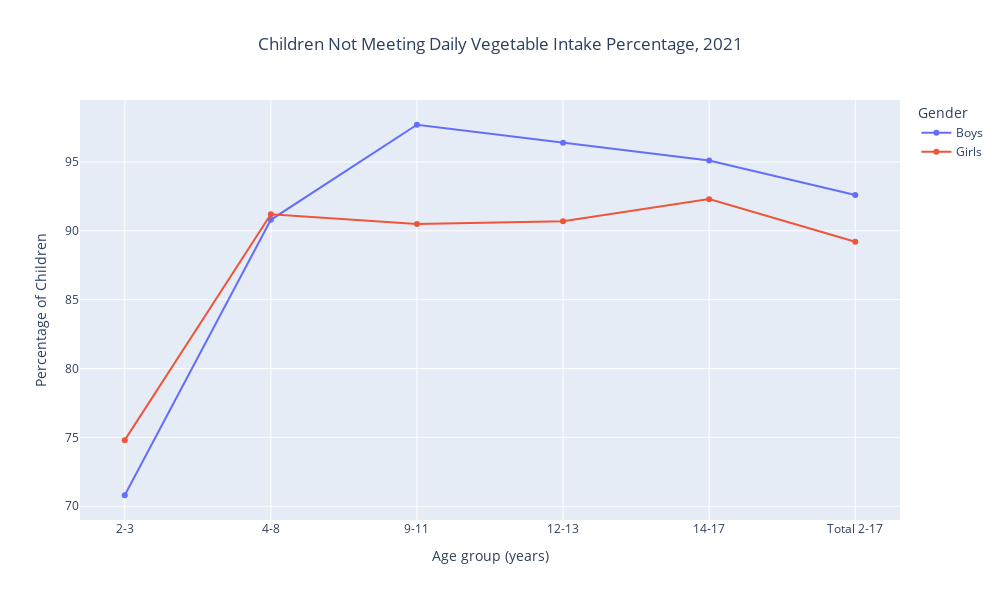

Write notebook code for a chart like this one.
### Code cell
# Plotting the graph for 
fig = px.line(fruit_vegetable_dataset, x='Age group (years)', y=['Boys_no_vegetable_consumption', 'Girls_no_vegetable_consumption'], 
              title='Children Not Meeting Daily Vegetable Intake Percentage, 2021',
              labels={'value': 'Percentage of Children', 'variable': 'Gender', 'Boys_no_vegetable_consumption': 'Boys', 'Girls_no_vegetable_consumption':'Girls'})
# using update_traces to achieve dynamic properties in the graph
fig.update_traces(mode='lines+markers', hovertemplate='<b>Age Group:</b> %{x}<br><b>Percentage:</b> %{y:.2f}')
fig.update_traces(name='Boys', selector=dict(name='Boys_no_vegetable_consumption'))
fig.update_traces(name='Girls', selector=dict(name='Girls_no_vegetable_consumption'))

# Adjusting the size of the graph
fig.update_layout(width=1000, height=600)

# Centering the title
fig.update_layout(title_x=0.5)

# Plot the graph
fig.show()

### Figure 1 — Plotly figure (JSON) as saved in the notebook; plotly's stock layout.template omitted (floating-point values rounded to 4 significant figures)
{"data": [{"hovertemplate": "<b>Age Group:</b> %{x}<br><b>Percentage:</b> %{y:.2f}", "legendgroup": "Boys_no_vegetable_consumption", "line": {"color": "#636efa", "dash": "solid"}, "marker": {"symbol": "circle"}, "mode": "lines+markers", "name": "Boys", "orientation": "v", "showlegend": true, "type": "scatter", "x": ["2-3", "4-8", "9-11", "12-13", "14-17", "Total 2-17"], "xaxis": "x", "y": [70.8, 90.8, 97.7, 96.4, 95.1, 92.6], "yaxis": "y"}, {"hovertemplate": "<b>Age Group:</b> %{x}<br><b>Percentage:</b> %{y:.2f}", "legendgroup": "Girls_no_vegetable_consumption", "line": {"color": "#EF553B", "dash": "solid"}, "marker": {"symbol": "circle"}, "mode": "lines+markers", "name": "Girls", "orientation": "v", "showlegend": true, "type": "scatter", "x": ["2-3", "4-8", "9-11", "12-13", "14-17", "Total 2-17"], "xaxis": "x", "y": [74.8, 91.2, 90.5, 90.7, 92.3, 89.2], "yaxis": "y"}], "layout": {"height": 600, "legend": {"title": {"text": "Gender"}, "tracegroupgap": 0}, "title": {"text": "Children Not Meeting Daily Vegetable Intake Percentage, 2021", "x": 0.5}, "width": 1000, "xaxis": {"anchor": "y", "autorange": true, "domain": [0, 1], "range": [-0.3064, 5.306], "title": {"text": "Age group (years)"}, "type": "category"}, "yaxis": {"anchor": "x", "autorange": true, "domain": [0, 1], "range": [69.0, 99.5], "title": {"text": "Percentage of Children"}, "type": "linear"}}}
